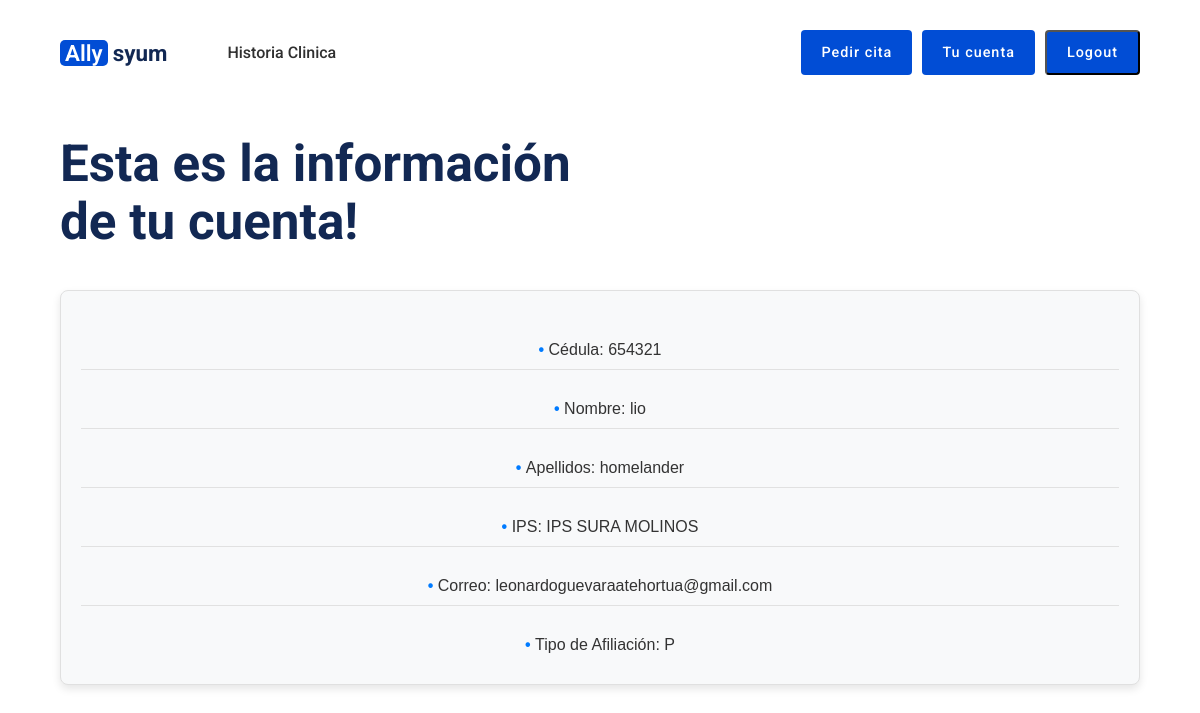
/appointments/urAccount/ (signed in), run on the app's committed database.
### users/models.py (models this page shows, shortened)
class CustomUser(AbstractBaseUser, PermissionsMixin):
    cedula = models.CharField(max_length=20, unique=True)
    nombre = models.CharField(max_length=30)
    apellidos = models.CharField(max_length=30)
    IPS = models.CharField(max_length=50)
    correo = models.EmailField(unique=True)
    tipoDeAfiliacion = models.CharField(max_length=10)  # Puede ser un campo de elección si tienes valores específicos
    is_active = models.BooleanField(default=True)
    is_staff = models.BooleanField(default=False)
    objects = CustomUserManager()
    USERNAME_FIELD = 'cedula'
    REQUIRED_FIELDS = ['nombre', 'apellidos', 'correo', 'tipoDeAfiliacion']

### appointments/views.py (the view)
# urls.py: path('urAccount/', views.urAccount),
@login_required(login_url='/users/login')
def urAccount(request):
    user = request.user
    info = {
        "cedula": user.cedula,
        "nombre": user.nombre,
        "apellidos": user.apellidos,
        "IPS": user.IPS,
        "correo": user.correo,
        "tipoDeAfiliacion": user.tipoDeAfiliacion
    }
    return render(request, "appointments/urAccount.html", {"Info": info})

### appointments/templates/appointments/urAccount.html (shortened to what this page needs)
<!DOCTYPE html>
{% load static %}
<html lang="en">
<head>
    <link rel="stylesheet" href="{% static 'css/navbar.css' %}">
    <link rel="stylesheet" href="{% static 'css/appointments.css' %}">
    <link rel="stylesheet" href="{% static 'css/urAccount.css' %}">
</head>
<body>
    <section id="hero">
        <nav class="navigation">
            <a href="/appointments" class="logo"><span>Ally</span>syum</a>
            <ul class="menu">
                <li><a href="/appointments/clinicHistory">Historia Clinica</a></li>
            </ul>
            <div class="navbar-logout">
                {% if user.tipoDeAfiliacion != 'NA' %}
                <a href="/appointments/getAppointments" class="nav-appointment-btn">Pedir cita</a>
                {% endif %}
                <a class="nav-appointment-btn account-button" href="/appointments/urAccount">Tu cuenta</a>
                <button class="nav-appointment-btn" onclick="window.location.href='/users/logout'">Logout</button>
            </div>
        </nav>
        <div class="hero-content">
            <div class="hero-text">
                <h1>Esta es la información de tu cuenta!</h1>
            </div>
        </div>
    </section>
    <ul class = "infoAcc">
        <li>Cédula: {{ Info.cedula }}</li>
        <li>Nombre: {{ Info.nombre }}</li>
        <li>Apellidos: {{ Info.apellidos }}</li>
        <li>IPS: {{ Info.IPS }}</li>
        <li>Correo: {{ Info.correo }}</li>
        <li>Tipo de Afiliación: {{ Info.tipoDeAfiliacion }}</li>
    </ul>
</body>
</html>

### static/css/navbar.css (style rules this page uses)
* { margin: 0px; padding: 0px; font-family: "Roboto", Helvetica, sans-serif; box-sizing: border-box; scroll-behavior: smooth; }
a { text-decoration: none; }
ul { list-style: none; }
.navigation { display: flex; justify-content: space-between; align-items: center; max-width: 1200px; width: 90%; margin: 0px auto; padding: 30px 0px; }
.navbar-logout { display: flex; flex-direction: row; }
.logo { color:#122853; font-weight: 700; font-size: 1.4rem; }
.logo span { background-color: #014dd5; color: #ffffff; padding: 0px 5px; border-radius: 5px; font-weight: 600; margin-right: 5px; }
.menu { display: flex; justify-content: center; align-items: center; margin-right: auto; margin-left: 40px; }
.menu li a { margin: 0px 20px; color: #303030; font-weight: 500; transition: all ease 0.3s; }
.nav-appointment-btn { cursor: pointer; height: 45px; padding: 0px 20px; margin-left: 10px; border-radius:4px; background-color: #014dd5; color: #ffffff; display: flex; justify-content: center; align-items: center; font-weight: 500; letter-spacing: 1px; font-size: 0.9rem; }
.hero-content { max-width: 1200px; width: 90%; margin: 0px auto; display: grid; grid-template-columns: 1fr 1fr; align-items: flex-start; margin-top: auto; }
.hero-text { display: flex; flex-direction: column; margin-top: 30px; }
.hero-text h1 { font-size: 3.2rem; color: #122853; line-height: 3.6rem; }

### static/css/urAccount.css (style rules this page uses)
.infoAcc { display: flex; flex-direction: column; margin: 0px auto; max-width: 1200px; margin-top: 40px; width: 90%; background-color: #f8f9fa; border: 1px solid hsl(0, 0%, 88%); border-radius: 8px; padding: 20px; box-shadow: 0 4px 8px rgba(0, 0, 0, 0.1); }
.infoAcc li { margin-top: 20px; text-align: center; padding: 10px 0; border-bottom: 1px solid #e1e1e1; color: #333; font-family: 'Arial', sans-serif; }
.infoAcc li:last-child { border-bottom: none; }
.infoAcc li::before { content: "• "; color: #007BFF; font-weight: bold; }

### data on the page
CustomUser: cedula "654321", nombre "lio", apellidos "homelander", IPS "IPS SURA MOLINOS", correo "leonardoguevaraatehortua@gmail.com"

### other printed values
{{ Info.tipoDeAfiliacion }} "P"
